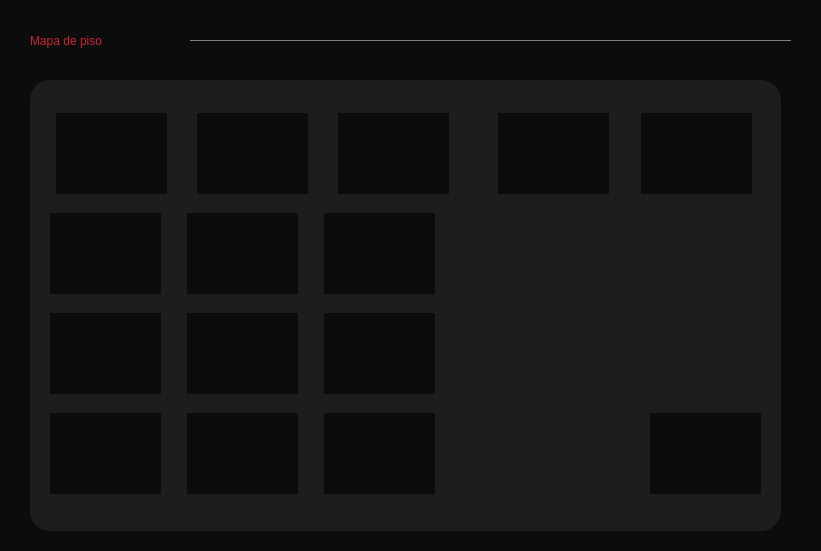
<?xml version="1.0" encoding="UTF-8"?>
<ui version="4.0">
 <class>mapa_piso_garrotero</class>
 <widget class="QWidget" name="mapa_piso_garrotero">
  <property name="geometry">
   <rect>
    <x>0</x>
    <y>0</y>
    <width>821</width>
    <height>551</height>
   </rect>
  </property>
  <property name="windowTitle">
   <string>Form</string>
  </property>
  <property name="styleSheet">
   <string notr="true">background-color: #0c0c0c;
</string>
  </property>
  <widget class="QLabel" name="label_3">
   <property name="geometry">
    <rect>
     <x>30</x>
     <y>20</y>
     <width>201</width>
     <height>41</height>
    </rect>
   </property>
   <property name="styleSheet">
    <string notr="true">color: rgb(201, 37, 49);font: 16pt &quot;MS Shell Dlg 2&quot;;
font: 75 16pt &quot;Noto Serif&quot;;</string>
   </property>
   <property name="text">
    <string>Mapa de piso </string>
   </property>
  </widget>
  <widget class="Line" name="line_2">
   <property name="geometry">
    <rect>
     <x>190</x>
     <y>40</y>
     <width>601</width>
     <height>1</height>
    </rect>
   </property>
   <property name="styleSheet">
    <string notr="true">background-color:#707070;</string>
   </property>
   <property name="orientation">
    <enum>Qt::Horizontal</enum>
   </property>
  </widget>
  <widget class="QFrame" name="frame">
   <property name="geometry">
    <rect>
     <x>30</x>
     <y>80</y>
     <width>751</width>
     <height>451</height>
    </rect>
   </property>
   <property name="minimumSize">
    <size>
     <width>751</width>
     <height>451</height>
    </size>
   </property>
   <property name="styleSheet">
    <string notr="true">QFrame{
	background-color: #1D1D1D;
	
	border-color: rgb(121, 119, 119);
	border-radius:20px;
}

 </string>
   </property>
   <property name="frameShape">
    <enum>QFrame::StyledPanel</enum>
   </property>
   <property name="frameShadow">
    <enum>QFrame::Raised</enum>
   </property>
   <layout class="QGridLayout" name="gridLayout_25">
    <property name="leftMargin">
     <number>20</number>
    </property>
    <property name="topMargin">
     <number>20</number>
    </property>
    <property name="rightMargin">
     <number>20</number>
    </property>
    <property name="bottomMargin">
     <number>20</number>
    </property>
    <item row="0" column="0">
     <layout class="QHBoxLayout" name="horizontalLayout_36">
      <item>
       <widget class="QPushButton" name="mesa_1">
        <property name="minimumSize">
         <size>
          <width>111</width>
          <height>81</height>
         </size>
        </property>
        <property name="maximumSize">
         <size>
          <width>111</width>
          <height>16777215</height>
         </size>
        </property>
        <property name="cursor">
         <cursorShape>PointingHandCursor</cursorShape>
        </property>
        <property name="styleSheet">
         <string notr="true">background-color: 1D1D1D;
border:none;</string>
        </property>
        <property name="text">
         <string/>
        </property>
        <property name="iconSize">
         <size>
          <width>90</width>
          <height>90</height>
         </size>
        </property>
       </widget>
      </item>
      <item>
       <spacer name="horizontalSpacer_57">
        <property name="orientation">
         <enum>Qt::Horizontal</enum>
        </property>
        <property name="sizeType">
         <enum>QSizePolicy::Fixed</enum>
        </property>
        <property name="sizeHint" stdset="0">
         <size>
          <width>18</width>
          <height>20</height>
         </size>
        </property>
       </spacer>
      </item>
      <item>
       <widget class="QPushButton" name="mesa_2">
        <property name="minimumSize">
         <size>
          <width>111</width>
          <height>81</height>
         </size>
        </property>
        <property name="maximumSize">
         <size>
          <width>111</width>
          <height>16777215</height>
         </size>
        </property>
        <property name="cursor">
         <cursorShape>PointingHandCursor</cursorShape>
        </property>
        <property name="styleSheet">
         <string notr="true">background-color: 1D1D1D;
border:none;</string>
        </property>
        <property name="text">
         <string/>
        </property>
        <property name="iconSize">
         <size>
          <width>90</width>
          <height>90</height>
         </size>
        </property>
       </widget>
      </item>
      <item>
       <spacer name="horizontalSpacer_58">
        <property name="orientation">
         <enum>Qt::Horizontal</enum>
        </property>
        <property name="sizeType">
         <enum>QSizePolicy::Fixed</enum>
        </property>
        <property name="sizeHint" stdset="0">
         <size>
          <width>18</width>
          <height>20</height>
         </size>
        </property>
       </spacer>
      </item>
      <item>
       <widget class="QPushButton" name="mesa_3">
        <property name="minimumSize">
         <size>
          <width>111</width>
          <height>81</height>
         </size>
        </property>
        <property name="maximumSize">
         <size>
          <width>111</width>
          <height>16777215</height>
         </size>
        </property>
        <property name="cursor">
         <cursorShape>PointingHandCursor</cursorShape>
        </property>
        <property name="styleSheet">
         <string notr="true">background-color: 1D1D1D;
border:none;</string>
        </property>
        <property name="text">
         <string/>
        </property>
        <property name="iconSize">
         <size>
          <width>90</width>
          <height>90</height>
         </size>
        </property>
       </widget>
      </item>
      <item>
       <spacer name="horizontalSpacer_59">
        <property name="orientation">
         <enum>Qt::Horizontal</enum>
        </property>
        <property name="sizeType">
         <enum>QSizePolicy::Fixed</enum>
        </property>
        <property name="sizeHint" stdset="0">
         <size>
          <width>37</width>
          <height>20</height>
         </size>
        </property>
       </spacer>
      </item>
      <item>
       <widget class="QPushButton" name="mesa_4">
        <property name="minimumSize">
         <size>
          <width>111</width>
          <height>81</height>
         </size>
        </property>
        <property name="maximumSize">
         <size>
          <width>111</width>
          <height>16777215</height>
         </size>
        </property>
        <property name="cursor">
         <cursorShape>PointingHandCursor</cursorShape>
        </property>
        <property name="styleSheet">
         <string notr="true">background-color: 1D1D1D;
border:none;</string>
        </property>
        <property name="text">
         <string/>
        </property>
        <property name="iconSize">
         <size>
          <width>90</width>
          <height>90</height>
         </size>
        </property>
       </widget>
      </item>
      <item>
       <spacer name="horizontalSpacer_60">
        <property name="orientation">
         <enum>Qt::Horizontal</enum>
        </property>
        <property name="sizeType">
         <enum>QSizePolicy::Fixed</enum>
        </property>
        <property name="sizeHint" stdset="0">
         <size>
          <width>20</width>
          <height>20</height>
         </size>
        </property>
       </spacer>
      </item>
      <item>
       <widget class="QPushButton" name="mesa_5">
        <property name="minimumSize">
         <size>
          <width>111</width>
          <height>81</height>
         </size>
        </property>
        <property name="maximumSize">
         <size>
          <width>111</width>
          <height>16777215</height>
         </size>
        </property>
        <property name="cursor">
         <cursorShape>PointingHandCursor</cursorShape>
        </property>
        <property name="styleSheet">
         <string notr="true">background-color: 1D1D1D;
border:none;</string>
        </property>
        <property name="text">
         <string/>
        </property>
        <property name="iconSize">
         <size>
          <width>90</width>
          <height>90</height>
         </size>
        </property>
       </widget>
      </item>
     </layout>
    </item>
    <item row="1" column="0">
     <layout class="QHBoxLayout" name="horizontalLayout_37">
      <item>
       <widget class="QPushButton" name="mesa_6">
        <property name="minimumSize">
         <size>
          <width>111</width>
          <height>81</height>
         </size>
        </property>
        <property name="cursor">
         <cursorShape>PointingHandCursor</cursorShape>
        </property>
        <property name="styleSheet">
         <string notr="true">background-color: 1D1D1D;
border:none;</string>
        </property>
        <property name="text">
         <string/>
        </property>
        <property name="iconSize">
         <size>
          <width>90</width>
          <height>90</height>
         </size>
        </property>
       </widget>
      </item>
      <item>
       <spacer name="horizontalSpacer_61">
        <property name="orientation">
         <enum>Qt::Horizontal</enum>
        </property>
        <property name="sizeType">
         <enum>QSizePolicy::Fixed</enum>
        </property>
        <property name="sizeHint" stdset="0">
         <size>
          <width>20</width>
          <height>20</height>
         </size>
        </property>
       </spacer>
      </item>
      <item>
       <widget class="QPushButton" name="mesa_7">
        <property name="minimumSize">
         <size>
          <width>111</width>
          <height>81</height>
         </size>
        </property>
        <property name="cursor">
         <cursorShape>PointingHandCursor</cursorShape>
        </property>
        <property name="styleSheet">
         <string notr="true">background-color: 1D1D1D;
border:none;</string>
        </property>
        <property name="text">
         <string/>
        </property>
        <property name="iconSize">
         <size>
          <width>90</width>
          <height>90</height>
         </size>
        </property>
       </widget>
      </item>
      <item>
       <spacer name="horizontalSpacer_62">
        <property name="orientation">
         <enum>Qt::Horizontal</enum>
        </property>
        <property name="sizeType">
         <enum>QSizePolicy::Fixed</enum>
        </property>
        <property name="sizeHint" stdset="0">
         <size>
          <width>20</width>
          <height>20</height>
         </size>
        </property>
       </spacer>
      </item>
      <item>
       <widget class="QPushButton" name="mesa_8">
        <property name="minimumSize">
         <size>
          <width>111</width>
          <height>81</height>
         </size>
        </property>
        <property name="cursor">
         <cursorShape>PointingHandCursor</cursorShape>
        </property>
        <property name="styleSheet">
         <string notr="true">background-color: 1D1D1D;
border:none;</string>
        </property>
        <property name="text">
         <string/>
        </property>
        <property name="iconSize">
         <size>
          <width>90</width>
          <height>90</height>
         </size>
        </property>
       </widget>
      </item>
      <item>
       <spacer name="horizontalSpacer_68">
        <property name="orientation">
         <enum>Qt::Horizontal</enum>
        </property>
        <property name="sizeHint" stdset="0">
         <size>
          <width>40</width>
          <height>20</height>
         </size>
        </property>
       </spacer>
      </item>
     </layout>
    </item>
    <item row="3" column="0">
     <layout class="QHBoxLayout" name="horizontalLayout_39">
      <item>
       <widget class="QPushButton" name="mesa_12">
        <property name="minimumSize">
         <size>
          <width>111</width>
          <height>81</height>
         </size>
        </property>
        <property name="cursor">
         <cursorShape>PointingHandCursor</cursorShape>
        </property>
        <property name="styleSheet">
         <string notr="true">background-color: 1D1D1D;
border:none;</string>
        </property>
        <property name="text">
         <string/>
        </property>
        <property name="iconSize">
         <size>
          <width>90</width>
          <height>90</height>
         </size>
        </property>
       </widget>
      </item>
      <item>
       <spacer name="horizontalSpacer_65">
        <property name="orientation">
         <enum>Qt::Horizontal</enum>
        </property>
        <property name="sizeType">
         <enum>QSizePolicy::Fixed</enum>
        </property>
        <property name="sizeHint" stdset="0">
         <size>
          <width>20</width>
          <height>20</height>
         </size>
        </property>
       </spacer>
      </item>
      <item>
       <widget class="QPushButton" name="mesa_13">
        <property name="minimumSize">
         <size>
          <width>111</width>
          <height>81</height>
         </size>
        </property>
        <property name="cursor">
         <cursorShape>PointingHandCursor</cursorShape>
        </property>
        <property name="styleSheet">
         <string notr="true">background-color: 1D1D1D;
border:none;</string>
        </property>
        <property name="text">
         <string/>
        </property>
        <property name="iconSize">
         <size>
          <width>90</width>
          <height>90</height>
         </size>
        </property>
       </widget>
      </item>
      <item>
       <spacer name="horizontalSpacer_66">
        <property name="orientation">
         <enum>Qt::Horizontal</enum>
        </property>
        <property name="sizeType">
         <enum>QSizePolicy::Fixed</enum>
        </property>
        <property name="sizeHint" stdset="0">
         <size>
          <width>20</width>
          <height>20</height>
         </size>
        </property>
       </spacer>
      </item>
      <item>
       <widget class="QPushButton" name="mesa_14">
        <property name="minimumSize">
         <size>
          <width>111</width>
          <height>81</height>
         </size>
        </property>
        <property name="cursor">
         <cursorShape>PointingHandCursor</cursorShape>
        </property>
        <property name="styleSheet">
         <string notr="true">background-color: 1D1D1D;
border:none;</string>
        </property>
        <property name="text">
         <string/>
        </property>
        <property name="iconSize">
         <size>
          <width>90</width>
          <height>90</height>
         </size>
        </property>
       </widget>
      </item>
      <item>
       <spacer name="horizontalSpacer_67">
        <property name="orientation">
         <enum>Qt::Horizontal</enum>
        </property>
        <property name="sizeType">
         <enum>QSizePolicy::Expanding</enum>
        </property>
        <property name="sizeHint" stdset="0">
         <size>
          <width>60</width>
          <height>20</height>
         </size>
        </property>
       </spacer>
      </item>
      <item>
       <widget class="QPushButton" name="mesa_15">
        <property name="minimumSize">
         <size>
          <width>111</width>
          <height>81</height>
         </size>
        </property>
        <property name="cursor">
         <cursorShape>PointingHandCursor</cursorShape>
        </property>
        <property name="styleSheet">
         <string notr="true">background-color: 1D1D1D;
border:none;</string>
        </property>
        <property name="text">
         <string/>
        </property>
        <property name="iconSize">
         <size>
          <width>90</width>
          <height>90</height>
         </size>
        </property>
       </widget>
      </item>
     </layout>
    </item>
    <item row="2" column="0">
     <layout class="QHBoxLayout" name="horizontalLayout_38">
      <item>
       <widget class="QPushButton" name="mesa_9">
        <property name="minimumSize">
         <size>
          <width>111</width>
          <height>81</height>
         </size>
        </property>
        <property name="cursor">
         <cursorShape>PointingHandCursor</cursorShape>
        </property>
        <property name="styleSheet">
         <string notr="true">background-color: 1D1D1D;
border:none;</string>
        </property>
        <property name="text">
         <string/>
        </property>
        <property name="iconSize">
         <size>
          <width>90</width>
          <height>90</height>
         </size>
        </property>
       </widget>
      </item>
      <item>
       <spacer name="horizontalSpacer_63">
        <property name="orientation">
         <enum>Qt::Horizontal</enum>
        </property>
        <property name="sizeType">
         <enum>QSizePolicy::Fixed</enum>
        </property>
        <property name="sizeHint" stdset="0">
         <size>
          <width>20</width>
          <height>20</height>
         </size>
        </property>
       </spacer>
      </item>
      <item>
       <widget class="QPushButton" name="mesa_10">
        <property name="minimumSize">
         <size>
          <width>111</width>
          <height>81</height>
         </size>
        </property>
        <property name="cursor">
         <cursorShape>PointingHandCursor</cursorShape>
        </property>
        <property name="styleSheet">
         <string notr="true">background-color: 1D1D1D;
border:none;</string>
        </property>
        <property name="text">
         <string/>
        </property>
        <property name="iconSize">
         <size>
          <width>90</width>
          <height>90</height>
         </size>
        </property>
       </widget>
      </item>
      <item>
       <spacer name="horizontalSpacer_64">
        <property name="orientation">
         <enum>Qt::Horizontal</enum>
        </property>
        <property name="sizeType">
         <enum>QSizePolicy::Fixed</enum>
        </property>
        <property name="sizeHint" stdset="0">
         <size>
          <width>20</width>
          <height>20</height>
         </size>
        </property>
       </spacer>
      </item>
      <item>
       <widget class="QPushButton" name="mesa_11">
        <property name="minimumSize">
         <size>
          <width>111</width>
          <height>81</height>
         </size>
        </property>
        <property name="cursor">
         <cursorShape>PointingHandCursor</cursorShape>
        </property>
        <property name="styleSheet">
         <string notr="true">background-color: 1D1D1D;
border:none;</string>
        </property>
        <property name="text">
         <string/>
        </property>
        <property name="iconSize">
         <size>
          <width>90</width>
          <height>90</height>
         </size>
        </property>
       </widget>
      </item>
      <item>
       <spacer name="horizontalSpacer_69">
        <property name="orientation">
         <enum>Qt::Horizontal</enum>
        </property>
        <property name="sizeHint" stdset="0">
         <size>
          <width>40</width>
          <height>20</height>
         </size>
        </property>
       </spacer>
      </item>
     </layout>
    </item>
   </layout>
  </widget>
 </widget>
 <resources/>
 <connections/>
</ui>
